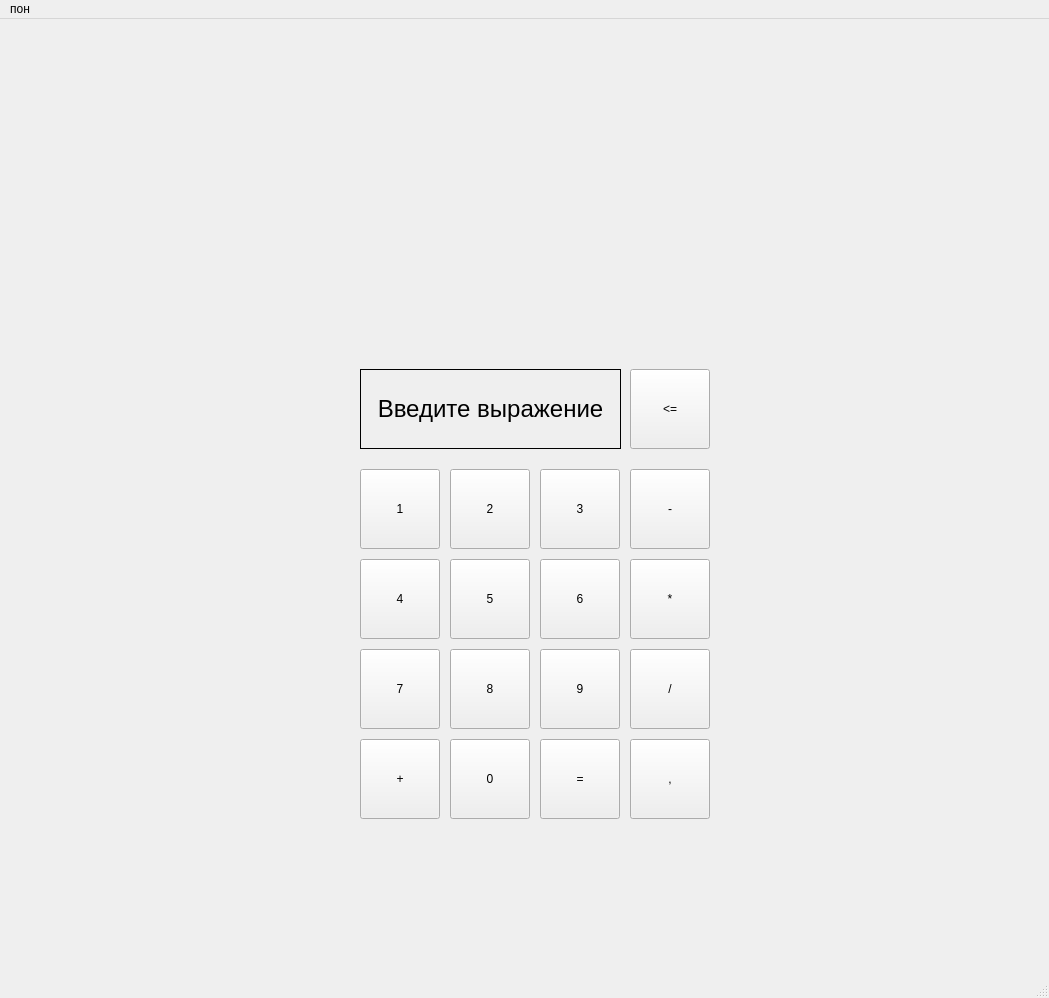
<?xml version="1.0" encoding="UTF-8"?>
<ui version="4.0">
 <class>MainWindow</class>
 <widget class="QMainWindow" name="MainWindow">
  <property name="geometry">
   <rect>
    <x>0</x>
    <y>0</y>
    <width>1049</width>
    <height>998</height>
   </rect>
  </property>
  <property name="cursor">
   <cursorShape>ArrowCursor</cursorShape>
  </property>
  <property name="windowTitle">
   <string>MainWindow</string>
  </property>
  <widget class="QWidget" name="centralwidget">
   <widget class="QPushButton" name="pushButton_two">
    <property name="geometry">
     <rect>
      <x>450</x>
      <y>450</y>
      <width>80</width>
      <height>80</height>
     </rect>
    </property>
    <property name="cursor">
     <cursorShape>PointingHandCursor</cursorShape>
    </property>
    <property name="text">
     <string>2</string>
    </property>
   </widget>
   <widget class="QPushButton" name="pushButton_three">
    <property name="geometry">
     <rect>
      <x>540</x>
      <y>450</y>
      <width>80</width>
      <height>80</height>
     </rect>
    </property>
    <property name="cursor">
     <cursorShape>PointingHandCursor</cursorShape>
    </property>
    <property name="text">
     <string>3</string>
    </property>
   </widget>
   <widget class="QPushButton" name="pushButton_one">
    <property name="geometry">
     <rect>
      <x>360</x>
      <y>450</y>
      <width>80</width>
      <height>80</height>
     </rect>
    </property>
    <property name="cursor">
     <cursorShape>PointingHandCursor</cursorShape>
    </property>
    <property name="text">
     <string>1</string>
    </property>
   </widget>
   <widget class="QPushButton" name="pushButton_four">
    <property name="geometry">
     <rect>
      <x>360</x>
      <y>540</y>
      <width>80</width>
      <height>80</height>
     </rect>
    </property>
    <property name="cursor">
     <cursorShape>PointingHandCursor</cursorShape>
    </property>
    <property name="text">
     <string>4</string>
    </property>
   </widget>
   <widget class="QPushButton" name="pushButton_five">
    <property name="geometry">
     <rect>
      <x>450</x>
      <y>540</y>
      <width>80</width>
      <height>80</height>
     </rect>
    </property>
    <property name="cursor">
     <cursorShape>PointingHandCursor</cursorShape>
    </property>
    <property name="text">
     <string>5</string>
    </property>
   </widget>
   <widget class="QPushButton" name="pushButton_six">
    <property name="geometry">
     <rect>
      <x>540</x>
      <y>540</y>
      <width>80</width>
      <height>80</height>
     </rect>
    </property>
    <property name="cursor">
     <cursorShape>PointingHandCursor</cursorShape>
    </property>
    <property name="text">
     <string>6</string>
    </property>
   </widget>
   <widget class="QPushButton" name="pushButton_seven">
    <property name="geometry">
     <rect>
      <x>360</x>
      <y>630</y>
      <width>80</width>
      <height>80</height>
     </rect>
    </property>
    <property name="cursor">
     <cursorShape>PointingHandCursor</cursorShape>
    </property>
    <property name="text">
     <string>7</string>
    </property>
   </widget>
   <widget class="QPushButton" name="pushButton_eight">
    <property name="geometry">
     <rect>
      <x>450</x>
      <y>630</y>
      <width>80</width>
      <height>80</height>
     </rect>
    </property>
    <property name="cursor">
     <cursorShape>PointingHandCursor</cursorShape>
    </property>
    <property name="text">
     <string>8</string>
    </property>
   </widget>
   <widget class="QPushButton" name="pushButton_nine">
    <property name="geometry">
     <rect>
      <x>540</x>
      <y>630</y>
      <width>80</width>
      <height>80</height>
     </rect>
    </property>
    <property name="cursor">
     <cursorShape>PointingHandCursor</cursorShape>
    </property>
    <property name="text">
     <string>9</string>
    </property>
   </widget>
   <widget class="QPushButton" name="pushButton_zero">
    <property name="geometry">
     <rect>
      <x>450</x>
      <y>720</y>
      <width>80</width>
      <height>80</height>
     </rect>
    </property>
    <property name="cursor">
     <cursorShape>PointingHandCursor</cursorShape>
    </property>
    <property name="text">
     <string>0</string>
    </property>
   </widget>
   <widget class="QLabel" name="label_calc">
    <property name="geometry">
     <rect>
      <x>360</x>
      <y>350</y>
      <width>261</width>
      <height>80</height>
     </rect>
    </property>
    <property name="font">
     <font>
      <pointsize>18</pointsize>
      <bold>false</bold>
     </font>
    </property>
    <property name="frameShape">
     <enum>QFrame::Panel</enum>
    </property>
    <property name="text">
     <string>Введите выражение</string>
    </property>
    <property name="alignment">
     <set>Qt::AlignCenter</set>
    </property>
   </widget>
   <widget class="QPushButton" name="pushButton_equals">
    <property name="geometry">
     <rect>
      <x>540</x>
      <y>720</y>
      <width>80</width>
      <height>80</height>
     </rect>
    </property>
    <property name="cursor">
     <cursorShape>PointingHandCursor</cursorShape>
    </property>
    <property name="text">
     <string>=</string>
    </property>
   </widget>
   <widget class="QPushButton" name="pushButton_plus">
    <property name="geometry">
     <rect>
      <x>360</x>
      <y>720</y>
      <width>80</width>
      <height>80</height>
     </rect>
    </property>
    <property name="cursor">
     <cursorShape>PointingHandCursor</cursorShape>
    </property>
    <property name="text">
     <string>+</string>
    </property>
   </widget>
   <widget class="QPushButton" name="pushButton_subtraction">
    <property name="geometry">
     <rect>
      <x>630</x>
      <y>450</y>
      <width>80</width>
      <height>80</height>
     </rect>
    </property>
    <property name="cursor">
     <cursorShape>PointingHandCursor</cursorShape>
    </property>
    <property name="text">
     <string>-</string>
    </property>
   </widget>
   <widget class="QPushButton" name="pushButton_multiplication">
    <property name="geometry">
     <rect>
      <x>630</x>
      <y>540</y>
      <width>80</width>
      <height>80</height>
     </rect>
    </property>
    <property name="cursor">
     <cursorShape>PointingHandCursor</cursorShape>
    </property>
    <property name="text">
     <string>*</string>
    </property>
   </widget>
   <widget class="QPushButton" name="pushButton_derivation">
    <property name="geometry">
     <rect>
      <x>630</x>
      <y>630</y>
      <width>80</width>
      <height>80</height>
     </rect>
    </property>
    <property name="cursor">
     <cursorShape>PointingHandCursor</cursorShape>
    </property>
    <property name="text">
     <string>/</string>
    </property>
   </widget>
   <widget class="QPushButton" name="pushButton_nine_point">
    <property name="geometry">
     <rect>
      <x>630</x>
      <y>720</y>
      <width>80</width>
      <height>80</height>
     </rect>
    </property>
    <property name="cursor">
     <cursorShape>PointingHandCursor</cursorShape>
    </property>
    <property name="text">
     <string>,</string>
    </property>
   </widget>
   <widget class="QPushButton" name="pushButton_erase">
    <property name="geometry">
     <rect>
      <x>630</x>
      <y>350</y>
      <width>80</width>
      <height>80</height>
     </rect>
    </property>
    <property name="cursor">
     <cursorShape>PointingHandCursor</cursorShape>
    </property>
    <property name="text">
     <string>&lt;=</string>
    </property>
   </widget>
  </widget>
  <widget class="QMenuBar" name="menubar">
   <property name="geometry">
    <rect>
     <x>0</x>
     <y>0</y>
     <width>1049</width>
     <height>22</height>
    </rect>
   </property>
   <widget class="QMenu" name="menu">
    <property name="title">
     <string>пон</string>
    </property>
   </widget>
   <addaction name="menu"/>
  </widget>
  <widget class="QStatusBar" name="statusbar"/>
 </widget>
 <resources/>
 <connections/>
</ui>
